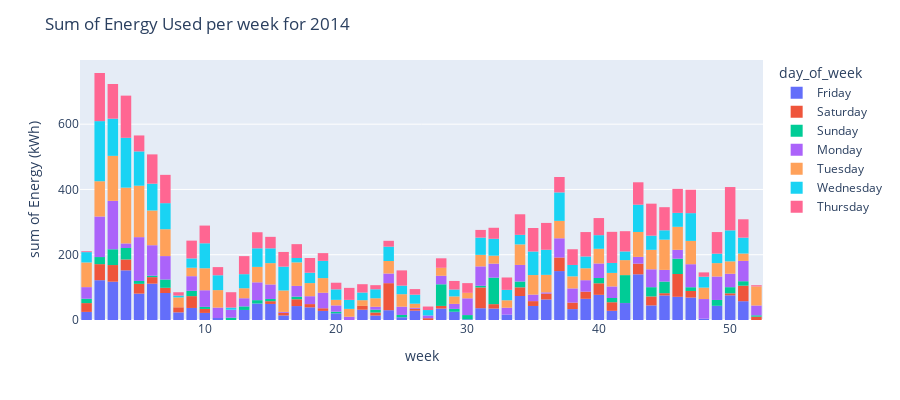

The notebook cell saved with this chart:
### Markdown cell above
# EDA
<hr>

### Code cell
# sum of energy per week for 2014

fig = px.histogram(df, x = 'week', y = 'Energy (kWh)',
                color = 'day_of_week', height=400, nbins = 52)

fig.update_layout(title_text='Sum of Energy Used per week for 2014')
fig.update_layout(bargap=0.2)
fig.show()

### Figure 1 — Plotly figure (JSON) as saved in the notebook; plotly's stock layout.template omitted (floating-point values rounded to 4 significant figures; data arrays with more than 128 entries replaced by an {"elided": "..."} marker saying what was removed)
{"data": [{"alignmentgroup": "True", "bingroup": "x", "histfunc": "sum", "hovertemplate": "day_of_week=Friday<br>week=%{x}<br>sum of Energy (kWh)=%{y}<extra></extra>", "legendgroup": "Friday", "marker": {"color": "#636efa"}, "name": "Friday", "nbinsx": 52, "offsetgroup": "Friday", "orientation": "v", "showlegend": true, "type": "histogram", "x": {"elided": "251 int values"}, "xaxis": "x", "y": {"elided": "251 float values"}, "yaxis": "y"}, {"alignmentgroup": "True", "bingroup": "x", "histfunc": "sum", "hovertemplate": "day_of_week=Saturday<br>week=%{x}<br>sum of Energy (kWh)=%{y}<extra></extra>", "legendgroup": "Saturday", "marker": {"color": "#EF553B"}, "name": "Saturday", "nbinsx": 52, "offsetgroup": "Saturday", "orientation": "v", "showlegend": true, "type": "histogram", "x": [1, 1, 1, 1, 1, 1, 1, 1, 1, 1, 1, 1, 1, 1, 1, 1, 1, 1, 1, 1, 1, 1, 1, 2, 3, 3, 3, 7, 7, 8, 8, 9, 9, 9, 10, 10, 15, 16, 16, 17, 17, 18, 19, 19, 22, 22, 23, 24, 24, 24, 26, 27, 28, 31, 32, 34, 34, 35, 36, 36, 37, 37, 37, 37, 37, 37, 38, 38, 38, 39, 39, 40, 40, 41, 41, 41, 42, 43, 43, 43, 43, 43, 43, 44, 44, 44, 45, 46, 46, 46, 46, 46, 46, 46, 47, 50, 51, 51, 51, 51, 51, 52, 52, 1, 2, 2, 2, 3, 4, 4, 5, 5, 5, 6, 6], "xaxis": "x", "y": [0.529, 10.64, 0, 0, 0, 0, 0, 0, 0, 0, 0.062, 0.248, 0.25, 0.063, 0, 0, 0, 0.263, 0.063, 1.327, 0.034, 0, 0, 7.432, 11.8, 12.08, 7.702, 10.34, 5.589, 5.989, 9.536, 9.56, 12.45, 14.27, 3.487, 8.683, 8.414, 6.525, 1.556, 9.344, 11.55, 9.904, 0, 8.137, 10.95, 0.72, 9.308, 46.59, 0, 36.23, 5.562, 5.564, 8.022, 63.68, 13.63, 17.31, 9.186, 14.88, 12.65, 5.31, 0, 0, 13.51, 4.757, 14.52, 8.868, 17.12, 2.805, 0, 6.138, 15.73, 18.5, 16.91, 9.128, 5.857, 11.39, 0.28, 7.962, 0, 9.894, 10.04, 2.23, 2.579, 0.095, 14.75, 12.71, 6.848, 11.62, 5.639, 11.18, 15.39, 12.24, 2.645, 11.15, 20.17, 6.166, 0, 0, 13.66, 11.57, 22.35, 5.689, 4.555, 13.47, 13.39, 13.71, 14.67, 19.48, 10.98, 22.41, 0, 12.14, 17.79, 10.23, 9.778], "yaxis": "y"}, {"alignmentgroup": "True", "bingroup": "x", "histfunc": "sum", "hovertemplate": "day_of_week=Sunday<br>week=%{x}<br>sum of Energy (kWh)=%{y}<extra></extra>", "legendgroup": "Sunday", "marker": {"color": "#00cc96"}, "name": "Sunday", "nbinsx": 52, "offsetgroup": "Sunday", "orientation": "v", "showlegend": true, "type": "histogram", "x": [1, 1, 1, 1, 2, 3, 3, 3, 4, 4, 5, 7, 7, 7, 9, 9, 9, 10, 12, 13, 14, 15, 17, 20, 23, 25, 28, 28, 29, 30, 31, 32, 32, 34, 40, 41, 41, 42, 44, 44, 44, 45, 45, 45, 45, 45, 46, 47, 49, 50, 50, 51, 52, 1, 2, 3, 4, 5, 6], "xaxis": "x", "y": [0, 7.614, 0, 0, 18.47, 8.795, 11.68, 21.5, 19.21, 4.008, 1.086, 8.993, 6.589, 9.835, 10.7, 4.901, 0.656, 6.384, 7.132, 10.93, 10.29, 6.787, 7.976, 5.036, 8.514, 7.093, 10.96, 55.28, 8.754, 12.9, 5.093, 6.703, 74.46, 17.89, 16.23, 0.473, 12.46, 85.39, 10.51, 0, 17.79, 5.273, 3.344, 19.87, 0, 7.129, 46.93, 11.49, 17.89, 4.133, 14.69, 13.68, 4.171, 5.819, 3.255, 6.32, 11.81, 7.743, 4.441], "yaxis": "y"}, {"alignmentgroup": "True", "bingroup": "x", "histfunc": "sum", "hovertemplate": "day_of_week=Monday<br>week=%{x}<br>sum of Energy (kWh)=%{y}<extra></extra>", "legendgroup": "Monday", "marker": {"color": "#ab63fa"}, "name": "Monday", "nbinsx": 52, "offsetgroup": "Monday", "orientation": "v", "showlegend": true, "type": "histogram", "x": {"elided": "226 int values"}, "xaxis": "x", "y": {"elided": "226 float values"}, "yaxis": "y"}, {"alignmentgroup": "True", "bingroup": "x", "histfunc": "sum", "hovertemplate": "day_of_week=Tuesday<br>week=%{x}<br>sum of Energy (kWh)=%{y}<extra></extra>", "legendgroup": "Tuesday", "marker": {"color": "#FFA15A"}, "name": "Tuesday", "nbinsx": 52, "offsetgroup": "Tuesday", "orientation": "v", "showlegend": true, "type": "histogram", "x": {"elided": "283 int values"}, "xaxis": "x", "y": {"elided": "283 float values"}, "yaxis": "y"}, {"alignmentgroup": "True", "bingroup": "x", "histfunc": "sum", "hovertemplate": "day_of_week=Wednesday<br>week=%{x}<br>sum of Energy (kWh)=%{y}<extra></extra>", "legendgroup": "Wednesday", "marker": {"color": "#19d3f3"}, "name": "Wednesday", "nbinsx": 52, "offsetgroup": "Wednesday", "orientation": "v", "showlegend": true, "type": "histogram", "x": {"elided": "281 int values"}, "xaxis": "x", "y": {"elided": "281 float values"}, "yaxis": "y"}, {"alignmentgroup": "True", "bingroup": "x", "histfunc": "sum", "hovertemplate": "day_of_week=Thursday<br>week=%{x}<br>sum of Energy (kWh)=%{y}<extra></extra>", "legendgroup": "Thursday", "marker": {"color": "#FF6692"}, "name": "Thursday", "nbinsx": 52, "offsetgroup": "Thursday", "orientation": "v", "showlegend": true, "type": "histogram", "x": {"elided": "315 int values"}, "xaxis": "x", "y": {"elided": "315 float values"}, "yaxis": "y"}], "layout": {"bargap": 0.2, "barmode": "relative", "height": 400, "legend": {"title": {"text": "day_of_week"}, "tracegroupgap": 0}, "margin": {"t": 60}, "title": {"text": "Sum of Energy Used per week for 2014"}, "xaxis": {"anchor": "y", "domain": [0, 1], "title": {"text": "week"}}, "yaxis": {"anchor": "x", "domain": [0, 1], "title": {"text": "sum of Energy (kWh)"}}}}
